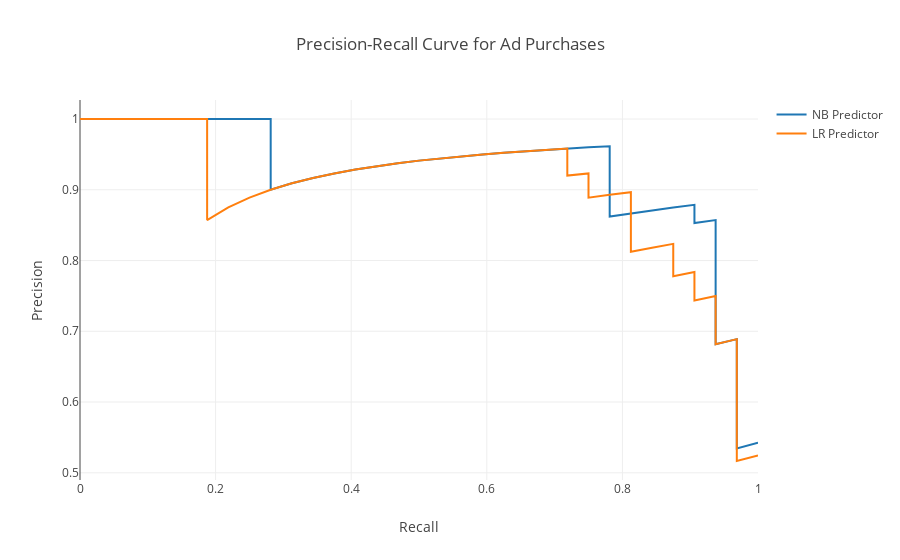

Write notebook code for a chart like this one.
### Code cell
# Use sklearn to get us the tpr and fpr at different cutoffs
precision_NB, recall_NB, _ = metrics.precision_recall_curve(results_df["True Values"], results_df["NB Probabilities"])
precision_LR, recall_LR, _ = metrics.precision_recall_curve(results_df["True Values"], results_df["LR Probabilities"])

trace0 = go.Scatter(
    x = recall_NB,
    y = precision_NB,
    mode = 'lines',
    name = 'NB Predictor'
)

trace1 = go.Scatter(
    x = recall_LR,
    y = precision_LR,
    mode = 'lines',
    name = 'LR Predictor'
)

data = [trace0, trace1]

layout = dict(title = 'Precision-Recall Curve for Ad Purchases',
              xaxis = dict(title = 'Recall'),
              yaxis = dict(title = 'Precision'),
              )

fig = dict(data=data, layout=layout)
iplot(fig)
